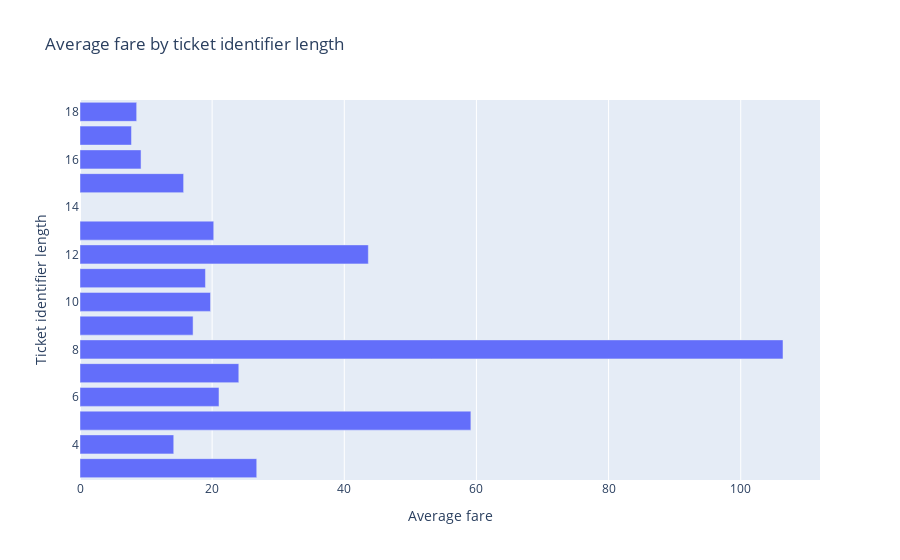

Notebook code for this chart:
### Markdown cell above
### 4.5 Horizontal bar chart

### Code cell
def horizontal_bar_chart(dataframe: pd.DataFrame):
    dataframe['Ticket_name_length'] = dataframe['Ticket'].str.len()
    
    clean_data = dataframe.dropna(subset=['Fare'])
    
    sorted_by_name_length = clean_data.groupby('Ticket_name_length')['Fare'].mean().reset_index()
    
    graph = px.bar(sorted_by_name_length, x='Fare', y='Ticket_name_length', orientation='h',
                title='Average fare by ticket identifier length',
                labels={'Ticket_name_length':'Ticket identifier length', 'Fare':'Average fare'})
    graph.show()

horizontal_bar_chart(dataframe)

### Figure 1 — Plotly figure (JSON) as saved in the notebook; plotly's stock layout.template omitted (floating-point values rounded to 4 significant figures)
{"data": [{"hovertemplate": "Average fare=%{x}<br>Ticket identifier length=%{y}<extra></extra>", "legendgroup": "", "marker": {"color": "#636efa", "pattern": {"shape": ""}}, "name": "", "orientation": "h", "showlegend": false, "textposition": "auto", "type": "bar", "x": [26.75, 14.19, 59.16, 21.04, 24.03, 106.4, 17.11, 19.76, 18.99, 43.64, 20.24, 15.68, 9.238, 7.791, 8.577], "xaxis": "x", "y": [3, 4, 5, 6, 7, 8, 9, 10, 11, 12, 13, 15, 16, 17, 18], "yaxis": "y"}], "layout": {"barmode": "relative", "legend": {"tracegroupgap": 0}, "title": {"text": "Average fare by ticket identifier length"}, "xaxis": {"anchor": "y", "domain": [0, 1], "title": {"text": "Average fare"}}, "yaxis": {"anchor": "x", "domain": [0, 1], "title": {"text": "Ticket identifier length"}}}}
